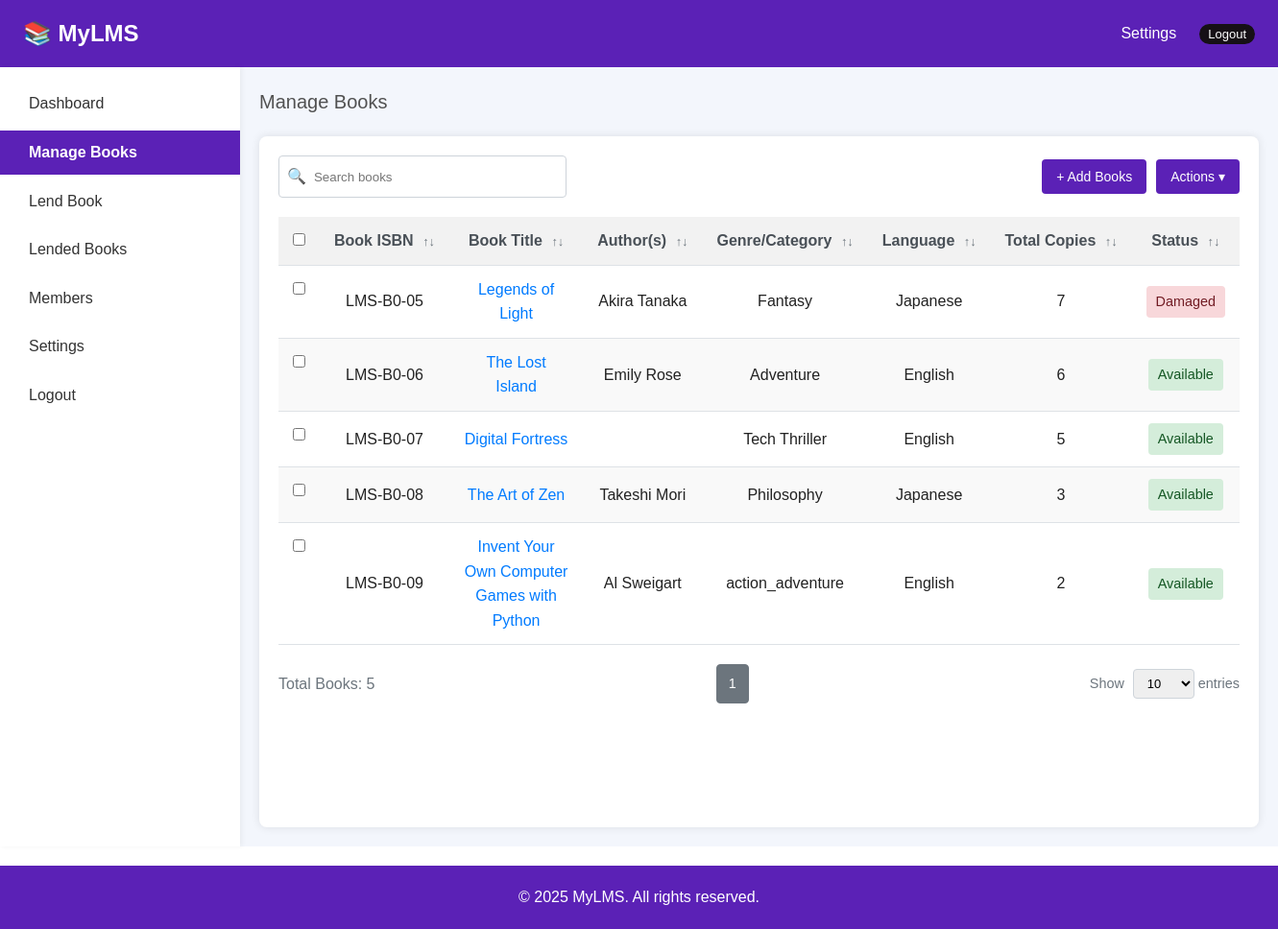
The page /admin/manage-books.php (signed in) on the database its author committed.
### tables this page shows
CREATE TABLE `books` (
  `id` int NOT NULL,
  `isbn` varchar(20) NOT NULL,
  `title` varchar(255) NOT NULL,
  `author` varchar(100) DEFAULT NULL,
  `cover_image` varchar(225) DEFAULT NULL,
  `category` varchar(100) DEFAULT NULL,
  `language` varchar(50) DEFAULT NULL,
  `available_copies` int DEFAULT NULL,
  `copies` int NOT NULL DEFAULT '1',
  `shelf_code` varchar(50) DEFAULT NULL,
  `status` enum('Available','Lended','Damaged') NOT NULL DEFAULT 'Available',
  `total_pages` int DEFAULT NULL,
  `features` text,
  `volume` text,
  `created_date` datetime NOT NULL DEFAULT CURRENT_TIMESTAMP,
  `publisher_name` text,
  `published_date` date DEFAULT NULL,
  `moral` text
);

### admin/manage-books.php (the view, shortened to what this page needs)
<?php
require_once '../includes/db.php';
$limit = isset($_GET['limit']) ? intval($_GET['limit']) : 10;
$page = isset($_GET['page']) ? intval($_GET['page']) : 1;
$offset = ($page - 1) * $limit;
$totalResult = $conn->query("SELECT COUNT(*) as total FROM books");
$totalRow = $totalResult->fetch_assoc();
$totalBooks = $totalRow['total'];
$totalPages = ceil($totalBooks / $limit);
$result = $conn->query("SELECT * FROM books LIMIT $limit OFFSET $offset");
?>
<!DOCTYPE html>
<html lang="en">
<head>
    <link rel="stylesheet" href="../assets/css/style.css">
    <link rel="stylesheet" href="assets/css/admin.css">
    <link rel="stylesheet" href="assets/css/booksmng.css">
</head>
<body>
    <?php include 'includes/header.php'; ?>
    <div class="body">
        <div class="sidebar">
            <?php include 'includes/sidebar.php'; ?>
        </div>
        <main>
            <div class="breadcrumbs">
                <a href="manage-books.php">Manage Books</a>
            </div>
            <div class="container">
                <div class="toolbar">
                    <div class="search-bar">
                        <span class="search-icon">&#x1F50D;</span>
                        <input type="text" id="searchInput" class="search-input" placeholder="Search books"
                            onkeyup="filterBooks()">
                    </div>
                    <div class="actions">
                        <button class="add-button" onclick="window.location.href='add_books.php'">+ Add Books</button>
                        <div class="actions dropdown">
                            <button class="actions-button" onclick="toggleDropdown()">Actions ▾</button>
                        </div>
                    </div>
                </div>
                <table class="table" id="booksTable">
                    <thead>
                        <tr>
                            <th><input type="checkbox" onclick="toggleAll(this)"></th>
                            <th class="sortable">Book ISBN <span>↑↓</span></th>
                            <th class="sortable">Book Title <span>↑↓</span></th>
                            <th class="sortable">Author(s) <span>↑↓</span></th>
                            <th class="sortable">Genre/Category <span>↑↓</span></th>
                            <th class="sortable">Language <span>↑↓</span></th>
                            <th class="sortable">Total Copies <span>↑↓</span></th>
                            <th class="sortable">Status <span>↑↓</span></th>
                        </tr>
                    </thead>
                    <tbody>
                        <?php while($row = $result->fetch_assoc()) { ?>
                        <tr data-id="<?= $row['id'] ?>">
                            <td><input type="checkbox"></td>
                            <td> <?= $row['isbn'] ?> </td>
                            <td><a href="book_details.php?id=<?= $row['id'] ?>"><?= $row['title'] ?></a></td>
                            <td> <?= $row['author'] ?> </td>
                            <td> <?= $row['category'] ?> </td>
                            <td> <?= $row['language'] ?> </td>
                            <td> <?= $row['copies'] ?> </td>
                            <td><span class="status-<?= $row['status'] ?>">
                                    <?= $row['status'] ?>
                                </span>
                            </td>
                        </tr>
                        <?php } ?>
                    </tbody>
                </table>
                <div class="pagination">
                    <div>Total Books: <?= $totalBooks ?></div>
                    <div class="pagination-links">
                        <?php for ($i = 1; $i <= $totalPages; $i++): ?>
                            <a href="?page=<?= $i ?>&limit=<?= $limit ?>" class="pagination-link <?= $i == $page ? 'active' : '' ?>"><?= $i ?></a>
                        <?php endfor; ?>
                    </div>
                    <div class="show-entries">
                        Show
                        <select onchange="changeLimit(this.value)">
                            <option value="10" <?= $limit == 10 ? 'selected' : '' ?>>10</option>
                        </select> entries
                    </div>
                </div>
            </div>
        </main>
    </div>
    <?php include 'includes/footer.php' ?>
</body>
</html>

### assets/css/style.css (style rules this page uses)
:root { --primary-color: #5b21b6; --secondary-color: #5F5F5F; --text-white: #FFFFFF; --text-black: #222222; --icon-color: #526B7A; --bg-dark-blue: #0A2540; --border-color: #E3E7EA; --bg-light: #FFFFFF; --card-title: #29343d; }
* { margin: 0; padding: 0; box-sizing: border-box; }
body { font-family: Arial, sans-serif; background: var(--bg-light); color: var(--text-black); line-height: 1.6; }

### admin/assets/css/admin.css (style rules this page uses)
* { margin: 0; padding: 0; box-sizing: border-box; font-family: Arial, sans-serif; }
.body { display: flex; min-height: 100vh; background-color: #f3f6fc; }
.breadcrumbs { font-size: 20px; color: #337ab7; }
.breadcrumbs a { color: #515151; text-decoration: none; }
.sidebar { min-width: 250px; background-color: white; padding-top: 10px; box-shadow: 2px 0 5px rgba(0, 0, 0, 0.05); }

### admin/assets/css/booksmng.css (style rules this page uses)
.breadcrumbs { font-size: 20px; color: #337ab7; margin: 20px; }
.breadcrumbs a { color: #515151; text-decoration: none; }
.container { background-color: #fff; border-radius: 8px; box-shadow: 0 0 10px rgba(0, 0, 0, 0.1); padding: 20px; margin: 20px; min-height: 90vh; }
.toolbar { display: flex; justify-content: space-between; align-items: center; margin-bottom: 20px; }
.search-bar { display: flex; align-items: center; border: 1px solid #ced4da; border-radius: 4px; padding: 8px; width: 300px; }
.search-icon { margin-right: 8px; color: #6c757d; }
.search-input { border: none; outline: none; flex-grow: 1; }
.actions { display: flex; gap: 10px; }
.add-button, .actions-button { background-color: #5b21b6; color: #fff; border: none; padding: 10px 15px; border-radius: 4px; cursor: pointer; font-size: 14px; transition: background-color 0.2s ease; }
.dropdown { position: relative; display: inline-block; }
table { width: 100%; border-collapse: collapse; margin-bottom: 20px; }
.table a { color: #007bff; text-decoration: none; }
.table th, .table td { padding: 12px 15px; text-align: center; border-bottom: 1px solid #dee2e6; }
.table td { text-align: center; }
.table th { text-align: center; background-color: #f2f2f2; font-weight: bold; color: #495057; cursor: pointer; }
.table th.sortable { white-space: nowrap; }
.table th.sortable span { display: inline-block; margin-left: 5px; font-size: 0.8em; color: #6c757d; }
.table tr:nth-child(even) { background-color: #f9f9f9; }
.table th, .table td { vertical-align: middle; }
.table th:first-child, .table td:first-child { vertical-align: top; }
.status-Available { background-color: #d4edda; color: #155724; padding: 5px 10px; border-radius: 4px; display: inline-block; font-size: 0.9em; }
.status-Damaged { background-color: #f8d7da; color: #721c24; padding: 5px 10px; border-radius: 4px; display: inline-block; font-size: 0.9em; }
.pagination { display: flex; justify-content: space-between; align-items: center; color: #6c757d; }
.pagination-links { display: flex; gap: 5px; }
.pagination-link, .pagination-arrow { border: 1px solid #ced4da; padding: 8px 12px; border-radius: 4px; cursor: pointer; font-size: 0.9em; color: #495057; text-decoration: none; }
.pagination-link.active { background-color: #6c757d; color: #fff; border-color: #6c757d; }
.show-entries { font-size: 0.9em; }
.show-entries select { padding: 6px 10px; border-radius: 4px; border: 1px solid #ced4da; margin-left: 5px; font-size: 0.9em; }

### rows shown on the page
books: isbn "LMS-B0-05", title "Legends of Light", author "Akira Tanaka", category "Fantasy", language "Japanese", copies "7", status "Damaged"
books: isbn "LMS-B0-06", title "The Lost Island", author "Emily Rose", category "Adventure", language "English", copies "6", status "Available"
books: isbn "LMS-B0-07", title "Digital Fortress", category "Tech Thriller", language "English", copies "5", status "Available"
books: isbn "LMS-B0-08", title "The Art of Zen", author "Takeshi Mori", category "Philosophy", language "Japanese", copies "3", status "Available"
books: isbn "LMS-B0-09", title "Invent Your Own Computer Games with Python", author "Al Sweigart", category "action_adventure", language "English", copies "2", status "Available"

### other values the page prints
$totalBooks "5"
